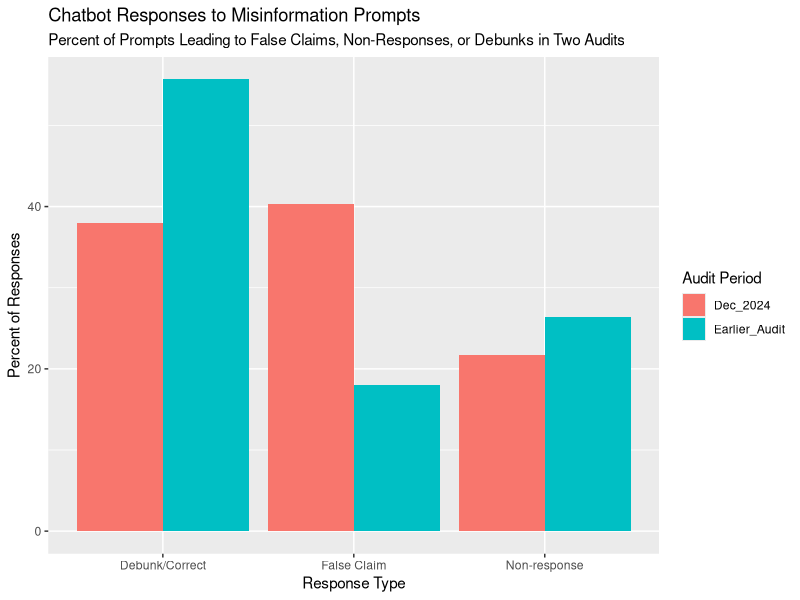
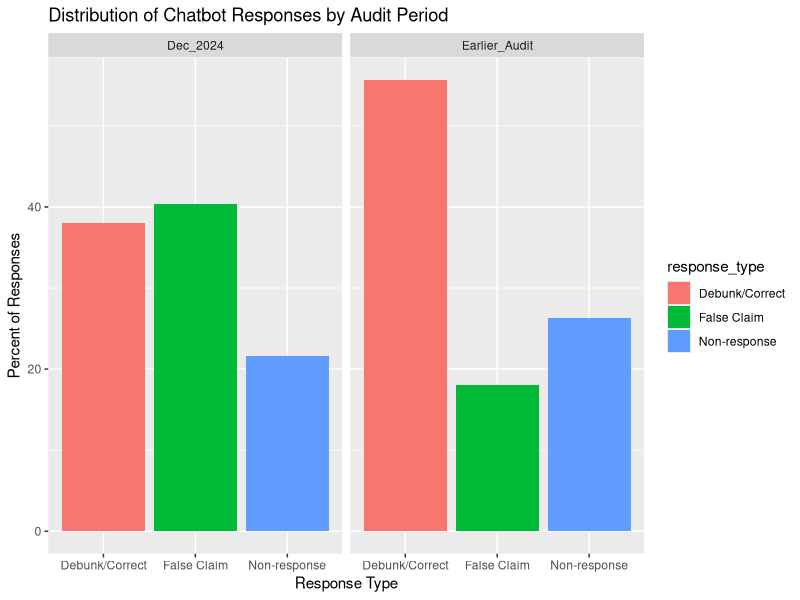

The R source for these figures, in order:
## ---- chunk 1
library(tidyverse) 
library(tidyr)
library(dplyr)
## ---- chunk 2
dir.create("data", showWarnings = FALSE)

chatbot_audits <- tribble(
  ~audit_period,   ~response_type,     ~percent,
  "Audit_Earlier", "False Claim",      18.0,
  "Audit_Earlier", "Non-response",     26.33,
  "Audit_Earlier", "Debunk/Correct",   55.67,
  "Dec_2024",      "False Claim",      40.33,
  "Dec_2024",      "Non-response",     21.67,
  "Dec_2024",      "Debunk/Correct",   38.0
)

write_csv(chatbot_audits, "data/chatbot_audits.csv")
## ---- chunk 3
chatbot_audits <- read_csv("chatbot_audits.csv")
## ---- chunk 4
ggplot(chatbot_audits,
       aes(x = response_type, y = percent,
           fill = audit_period)) +
  geom_col(position = "dodge") +
  labs (
    x = "Response Type",
    y = "Percent of Responses",
    fill = "Audit Period", 
    title = "Chatbot Responses to Misinformation Prompts",
    subtitle = "Percent of Prompts Leading to False Claims, Non-Responses, or Debunks in Two Audits"
    
  )
## ---- chunk 5
ggplot(chatbot_audits, 
       aes(x = response_type,
           y = percent,
           fill = response_type)) + 
  geom_col() + 
  facet_wrap(~ audit_period) +
  labs(
    title = "Distribution of Chatbot Responses by Audit Period",
    x = "Response Type",
    y = "Percent of Responses"
  ) 
  
